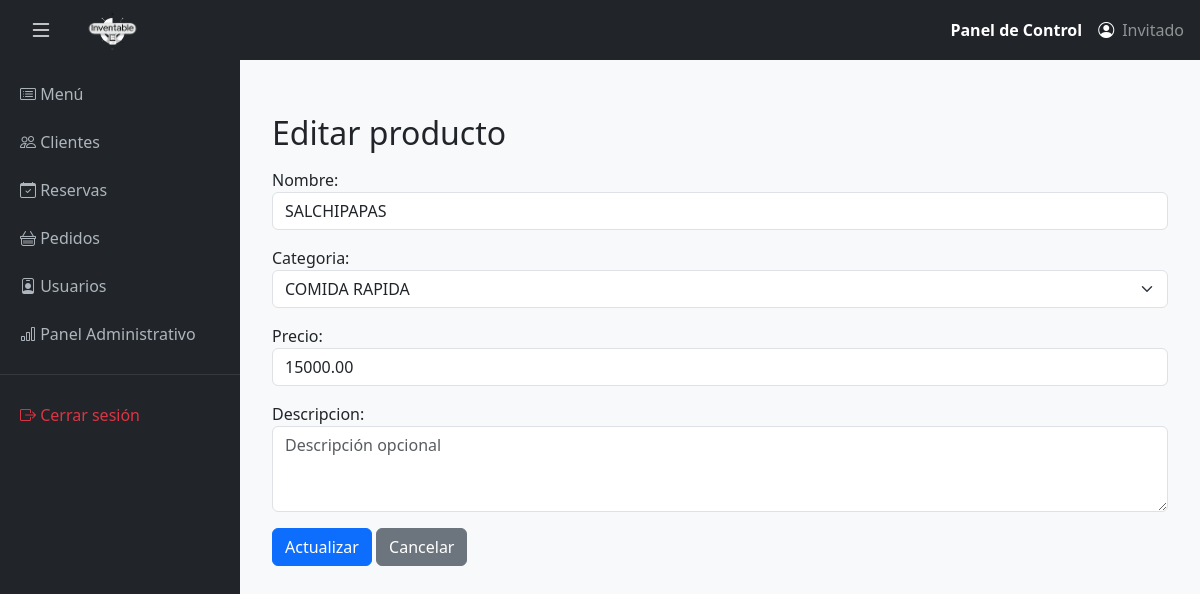
Page /menu/editar/1/ on the committed database.
### menu/models.py (models this page shows, shortened)
class Producto(models.Model):
    nombre = models.CharField(max_length=100)                            # Nombre del producto
    descripcion = models.TextField(blank=True, null=True)                # Descripción opcional
    precio = models.DecimalField(max_digits=10, decimal_places=2)        # Precio con dos decimales
    categoria = models.ForeignKey(Categoria, on_delete=models.CASCADE, related_name='productos')
    activo = models.BooleanField(default=True)                           # Permite activar/desactivar el producto

class Categoria(models.Model):
    nombre = models.CharField(max_length=100, unique=True)  # Nombre de la categoría
    descripcion = models.TextField(blank=True, null=True)    # Descripción opcional
    activo = models.BooleanField(default=True)
    def __str__(self):
        return self.nombre

### menu/views.py (the view)
# urls.py: path('editar/<int:id>/', views.editar_producto, name='editar_producto'),
def editar_producto(request, id):
    producto = get_object_or_404(Producto, id=id)
    if request.method == 'POST':
        form = ProductoForm(request.POST, instance=producto)
        if form.is_valid():
            form.save()
            messages.success(request, "Producto actualizado correctamente.")
            return redirect('menu:lista_productos')
    else:
        form = ProductoForm(instance=producto)
    return render(request, 'menu/editar_producto.html', {'form': form})

### menu/forms.py
class ProductoForm(forms.ModelForm):
    class Meta:
        model = Producto
        fields = ['nombre', 'categoria', 'precio', 'descripcion']
        widgets = {
            'nombre': forms.TextInput(attrs={'class': 'form-control', 'placeholder': 'Nombre del producto'}),
            'categoria': forms.Select(attrs={'class': 'form-select'}),
            'precio': forms.NumberInput(attrs={'class': 'form-control', 'step': '0.01'}),
            'descripcion': forms.Textarea(attrs={'class': 'form-control', 'rows': 3, 'placeholder': 'Descripción opcional'}),
        }

### usuarios/context_processor.py (called while the page is built)
def usuario_logeado(request):
    if request.user.is_authenticated:
        try:
            usuario = Empleado.objects.get(id=request.user.id)
            return {"usuario": usuario}
        except Empleado.DoesNotExist:
            return {"usuario": None}
    return {"usuario": None}

### menu/templates/menu/editar_producto.html (shortened to what this page needs)
{% extends "base.html" %}
{% block content %}
<div class="container mt-4">
    <h2>Editar producto</h2>
    <form method="POST" class="mt-3">
        {{ form.as_p }}
        <button type="submit" class="btn btn-primary">Actualizar</button>
        <a href="{% url 'menu:lista_productos' %}" class="btn btn-secondary">Cancelar</a>
    </form>
</div>
{% endblock %}

### templates/base.html (style rules this page uses)
body { background-color: #f8f9fa; }

### rows in the picture
Producto: nombre "SALCHIPAPAS", categoria "COMIDA RAPIDA", precio "15000.00"
